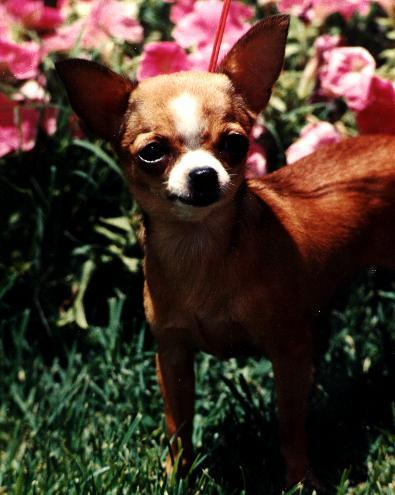
#> input picture SmallDB/Images/n02085620-Chihuahua/n02085620_10131.jpg, 395 x 495 px; its folder holds only this picture in this run
$ python Script01_PreprocessingExploration.py
#> lines starting #> are read from the running program, lines starting #| are printed output that depends on the picture
#### Import necessary libraries
# General libraries
import os
import random # Random number generators
import xml.etree.ElementTree as ET # For parsing XML like documents
# Numerical libraries
import numpy as np

# Visualisation
import matplotlib.pyplot as plt

# Learning
from sklearn.preprocessing import MinMaxScaler, StandardScaler
from sklearn.decomposition import PCA
from sklearn.model_selection import train_test_split
from sklearn.metrics import confusion_matrix, ConfusionMatrixDisplay, hamming_loss
from sklearn.neighbors import KNeighborsClassifier

# Image processing
import skimage.io as io # image I/O routines
from skimage.transform import rescale, resize
from skimage.filters import sobel, sobel_h, sobel_v
import seaborn as sns

# We will add some macros to facilitate work later on. This is often good practice...
# Adapt here if you changed your workspace
##########################################
## Useful Macros & Parameters
##########################################
PATH_TO_DB = os.path.join('..', 'SmallDB')
IMG_DB = 'Images'
ANNOT_DB = 'Annotation'
IMG_FULL = os.path.join(PATH_TO_DB, IMG_DB)
FIGS = '.'

TARGET_SIZE = (128,128)

os.makedirs('figures', exist_ok=True)

##########################################
## 1. Load Dataset
##########################################

# [112 lines left out: functions read_img, read_db, entropy, entropy_breeds, plot_barplot, plot_images, not called in this run]

def extract_bounding_box(fname):
    """Parses Pascal VOC XML files to retrieve object bounding coordinates."""
    tree = ET.parse(fname)
    root = tree.getroot()

    xmin = int(root.find('object/bndbox/xmin').text)
    ymin = int(root.find('object/bndbox/ymin').text)
    xmax = int(root.find('object/bndbox/xmax').text)
    ymax = int(root.find('object/bndbox/ymax').text)

    return xmin, xmax, ymin, ymax

def read_and_crop(n_value, dog_breed, fname, TO_DB=PATH_TO_DB, color=True):
    """Reads source image alongside its XML bounding box data to crop target."""
#> called with n_value = 'n02085620', dog_breed = 'Chihuahua', fname = 'n02085620_10131.jpg', TO_DB = '../SmallDB', color = False
    img = io.imread(os.path.join(TO_DB, IMG_DB, f"{n_value}-{dog_breed}", fname), as_gray=not color)
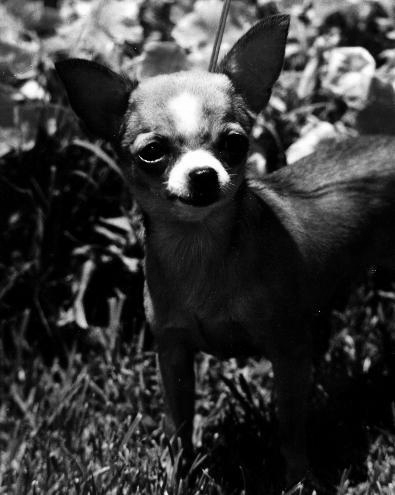
#> img: shape (495, 395) float64; min 0, max 1, mean 0.222
    base_name = os.path.splitext(fname)[0]
    bndbox_name = os.path.join(TO_DB, ANNOT_DB, f"{n_value}-{dog_breed}", base_name)

    xmin, xmax, ymin, ymax = extract_bounding_box(bndbox_name)
    dog = img[ymin:ymax+1, xmin:xmax+1]

    return img, dog

def read_and_crop_db(subset_dogs=None, TO_DB=PATH_TO_DB, color=True):
    """Processes entire dataset, returning original and isolated target sub-arrays."""
    label_names = dict()
    next_label = 0
    labels = []
    images = []
    dogs = []

    img_root = os.path.join(TO_DB, IMG_DB)
    if not os.path.exists(img_root):
        return None, None, None, None

    for subdir in sorted(os.listdir(img_root)):
        if '-' not in subdir:
            continue
        n_value, dog_breed = subdir.split('-', 1)

        if subset_dogs and dog_breed not in subset_dogs:
            continue

        label_names[next_label] = dog_breed
        nb_img = 0

        for img_file in os.listdir(os.path.join(img_root, subdir)):
            img, dog = read_and_crop(n_value, dog_breed, img_file, TO_DB=TO_DB, color=color)
            images.append(img)
            dogs.append(dog)
            nb_img += 1

        labels.extend([next_label] * nb_img)
        next_label += 1

    return images, dogs, labels, label_names


##########################################
## 4. Dimensionality Reduction & Resizing
##########################################

# [4 lines left out: function img_rescale, not called in this run]

def img_resize(img, target_size):
    return resize(img, target_size, anti_aliasing=True)

# [398 lines left out: functions resize_and_pad_maison, resize_and_pad, get_resized_db, convert_ndarrays2data_matrix, my_PCA, project_onto_PCA and 8 more, not called in this run]


# =========================================================================
if __name__ == '__main__':
    print("Step 1: Loading Dataset")

#> (the run stopped early here; a loop or call above may not have finished)

$ run again, on SmallDB/Images/n02088238-basset/n02088238_10072.jpg
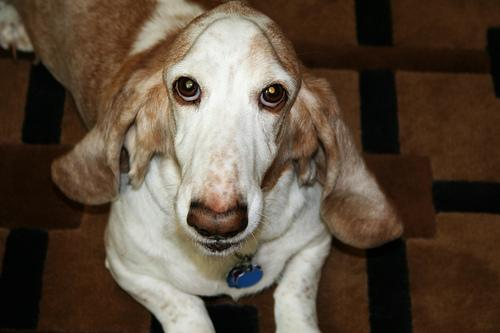
#> input picture SmallDB/Images/n02088238-basset/n02088238_10072.jpg, 500 x 333 px
#> in read_and_crop, `img = io.imread(os.path.join(TO_DB, IMG_DB, f"{n_value}-{dog_breed}", ..`:
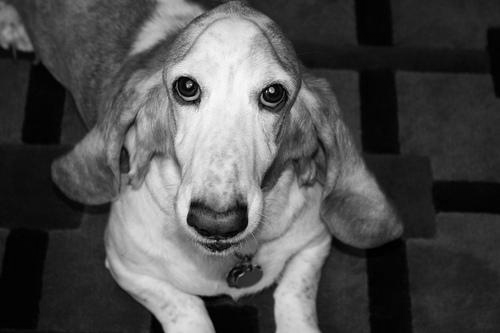
#> img: shape (333, 500) float64; min 0, max 0.982, mean 0.311

$ run again, on SmallDB/Images/n02085620-Chihuahua/n02085620_10621.jpg
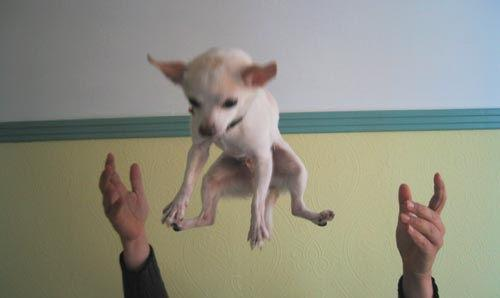
#> input picture SmallDB/Images/n02085620-Chihuahua/n02085620_10621.jpg, 500 x 298 px
#> in read_and_crop, `img = io.imread(os.path.join(TO_DB, IMG_DB, f"{n_value}-{dog_breed}", ..`:
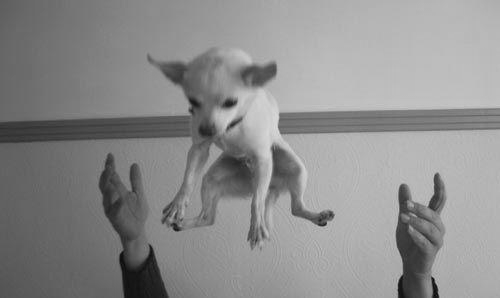
#> img: shape (298, 500) float64; min 0.0204, max 0.869, mean 0.554
